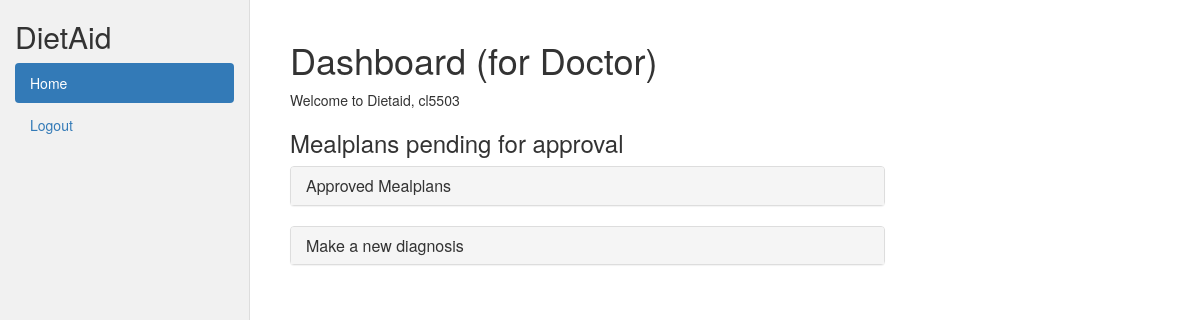
The app's page /catalog/ (signed in), older data.
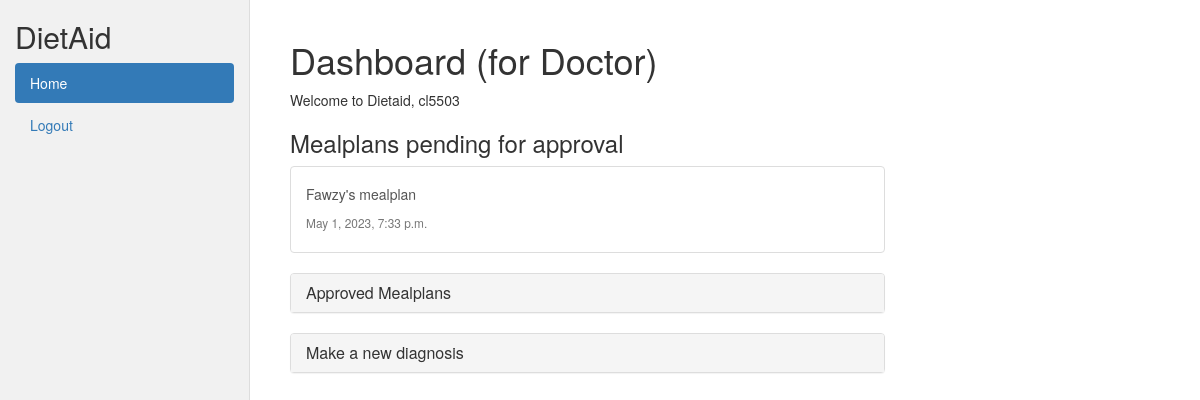
The same page, newer data.
### catalog/models.py (models this page shows)
class Mealplan(models.Model):
    patient_id = models.IntegerField()
    patient_lastname = models.CharField(max_length = 100)
    doctor_id = models.IntegerField()
    doctor_lastname = models.CharField(max_length = 100)
    diagnosis_id = models.IntegerField()
    preference = models.CharField(max_length = 500)
    breakfast = models.CharField(max_length = 500)
    lunch = models.CharField(max_length = 500)
    dinner = models.CharField(max_length = 500)
    notes_from_doctor = models.CharField(max_length = 500)
    approved = models.BooleanField(default = False)
    created_at = models.DateTimeField(auto_now_add=True)
    updated_at = models.DateTimeField(auto_now=True)

### catalog/views.py (the view)
# urls.py: path('', views.index, name='index'),
@login_required
def index(request):
    all_patients = User.objects.filter(groups__name__in = ['Patient'])
    all_diagnosis = Diagnosis.objects.filter(patient_id__exact = request.user.id).order_by('-created_at')
    my_mealplans = Mealplan.objects.filter(patient_id__exact = request.user.id).order_by('-created_at')
    if(is_doctor(request.user)):
        my_mealplans = Mealplan.objects.filter(doctor_id__exact = request.user.id).order_by('-created_at')
    context = {
        'patient_list': all_patients,
        'diagnosis_list': all_diagnosis,
        'is_doctor': is_doctor(request.user),
        'mealplan_list': my_mealplans,
    }
    return render(request, 'index.html', context=context)

### catalog/views.py (called while the page is built)
def is_doctor(user):
    if(user.groups.filter(name='Doctor').exists()):
        return True
    else:
        return False

### catalog/templates/index.html (shortened to what this page needs)
{% extends "base_generic.html" %}
{% block content %}
    {% if is_doctor %}
        <h1>Dashboard (for Doctor)</h1>
        <p>Welcome to Dietaid, {{user.get_username}}</p>
        <h3>Mealplans pending for approval</h3>
        {% for mealplan in mealplan_list %}
            {% if mealplan.approved == False %}
                <div class="list-group">
                    <a href="{% url 'mealplan-detail' %}?mealplan_id={{mealplan.id}}" class="list-group-item list-group-item-action flex-column align-items-start">
                        <div class="d-flex w-100 justify-content-between">
                            <h5 class='mb-1'>{{mealplan.patient_lastname}}'s mealplan</h5>
                            <small class="text-muted">{{mealplan.created_at}}</small>
                        </div>
                    </a>
                </div>
            {% endif %}
        {% endfor %}
        <div class="panel-group">
            <div class="panel panel-default">
              <div class="panel-heading">
                <h4 class="panel-title">
                  <a data-toggle="collapse" href="#collapse1">Approved Mealplans</a>
                </h4>
              </div>
            </div>
        </div>
        <div class="panel-group">
            <div class="panel panel-default">
              <div class="panel-heading">
                <h4 class="panel-title">
                  <a data-toggle="collapse" href="#collapse2">Make a new diagnosis</a>
                </h4>
              </div>
            </div>
          </div>
    {% endif %}
{% endblock %}

### catalog/templates/base_generic.html (shortened to what this page needs)
<!DOCTYPE html>
<html lang="en">
<head>
  <link rel="stylesheet" href="https://maxcdn.bootstrapcdn.com/bootstrap/3.4.1/css/bootstrap.min.css">
  {% load static %}
  <link rel="stylesheet" href="{% static 'css/styles.css' %}">
</head>
<body>
  <div class="container-fluid">
    <div class="row content">
      <div class="col-sm-3 sidenav hidden-xs position-fixed h-100">
        <h2>DietAid</h2>
      {% block sidebar %}
        <ul class="nav nav-pills nav-stacked">
            <li class='active'><a href="{% url 'index' %}">Home</a></li>
            {% if user.is_authenticated %}
                <li><a href="{% url 'logout' %}">Logout</a></li>
            {% else %}
                <li><a href="{% url 'login' %}">Login</a></li>
            {% endif %}
        </ul><br>
     {% endblock %}
      </div>
      <br>
      <div class="col-sm-9 main">{% block content %}{% endblock %}</div>
    </div>
  </div>
</body>
</html>

### catalog/templates/base_generic.html (style rules this page uses)
.row.content { height: calc(100vh) }
.sidenav { background-color: #f1f1f1; height: 100%; width: 250px }
.main { padding-left: 290px; }
.position-fixed { position: fixed; top: 0; left: 0; z-index: 1000; overflow-y: auto; background-color: #f1f1f1; border-right: 1px solid #ddd; }

Row changes from the older to the newer data that the page shows:
added Mealplan: patient_lastname "Fawzy", created_at "May 1, 2023, 7:33 p.m."
